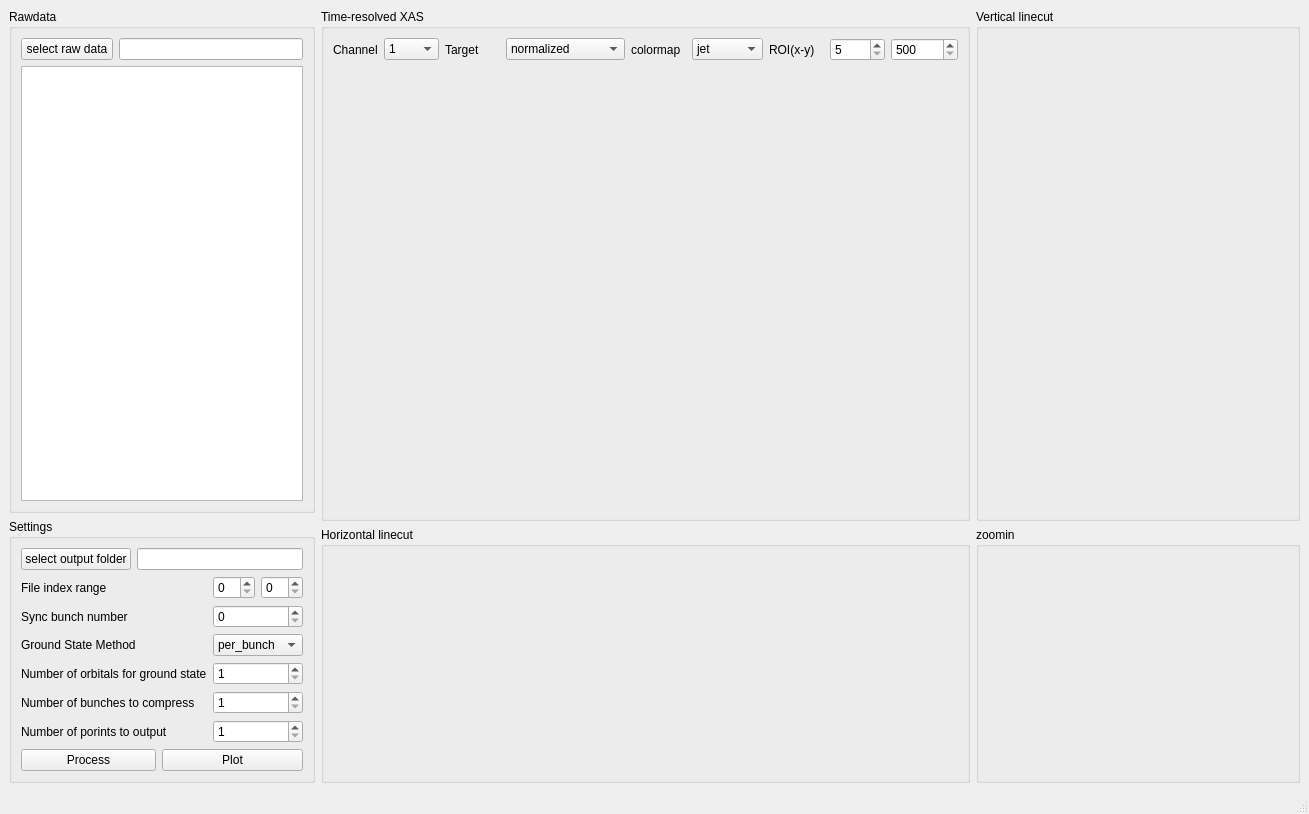
<?xml version="1.0" encoding="UTF-8"?>
<ui version="4.0">
 <class>MainWindow</class>
 <widget class="QMainWindow" name="MainWindow">
  <property name="geometry">
   <rect>
    <x>0</x>
    <y>0</y>
    <width>1309</width>
    <height>814</height>
   </rect>
  </property>
  <property name="windowTitle">
   <string>MainWindow</string>
  </property>
  <widget class="QWidget" name="centralwidget">
   <layout class="QGridLayout" name="gridLayout_9">
    <item row="0" column="0">
     <layout class="QVBoxLayout" name="verticalLayout">
      <item>
       <widget class="QGroupBox" name="groupBox_6">
        <property name="title">
         <string>Rawdata</string>
        </property>
        <layout class="QGridLayout" name="gridLayout_2">
         <item row="1" column="1" colspan="3">
          <widget class="QTreeView" name="treeView_fs">
           <property name="sizePolicy">
            <sizepolicy hsizetype="Minimum" vsizetype="Expanding">
             <horstretch>0</horstretch>
             <verstretch>1</verstretch>
            </sizepolicy>
           </property>
          </widget>
         </item>
         <item row="0" column="1">
          <widget class="QPushButton" name="pushButton_select_rawfolder">
           <property name="text">
            <string>select raw data</string>
           </property>
          </widget>
         </item>
         <item row="0" column="2" colspan="2">
          <widget class="QLineEdit" name="lineEdit_rawfolder">
           <property name="sizePolicy">
            <sizepolicy hsizetype="Minimum" vsizetype="Fixed">
             <horstretch>0</horstretch>
             <verstretch>0</verstretch>
            </sizepolicy>
           </property>
          </widget>
         </item>
        </layout>
       </widget>
      </item>
      <item>
       <widget class="QGroupBox" name="groupBox_5">
        <property name="sizePolicy">
         <sizepolicy hsizetype="Fixed" vsizetype="Preferred">
          <horstretch>0</horstretch>
          <verstretch>0</verstretch>
         </sizepolicy>
        </property>
        <property name="title">
         <string>Settings</string>
        </property>
        <layout class="QGridLayout" name="gridLayout_5">
         <item row="0" column="0">
          <layout class="QGridLayout" name="gridLayout_3">
           <item row="0" column="1">
            <widget class="QLineEdit" name="lineEdit_outputfolder"/>
           </item>
           <item row="0" column="0">
            <widget class="QPushButton" name="pushButton_select_outputfolder">
             <property name="text">
              <string>select output folder</string>
             </property>
            </widget>
           </item>
          </layout>
         </item>
         <item row="1" column="0">
          <layout class="QGridLayout" name="gridLayout_4">
           <item row="3" column="4" colspan="2">
            <widget class="QSpinBox" name="spinBox_orbitals_number">
             <property name="minimum">
              <number>1</number>
             </property>
             <property name="maximum">
              <number>999999</number>
             </property>
            </widget>
           </item>
           <item row="2" column="0" colspan="4">
            <widget class="QLabel" name="label_5">
             <property name="text">
              <string>Ground State Method</string>
             </property>
            </widget>
           </item>
           <item row="3" column="0" colspan="4">
            <widget class="QLabel" name="label_6">
             <property name="text">
              <string>Number of orbitals for ground state</string>
             </property>
            </widget>
           </item>
           <item row="5" column="0" colspan="4">
            <widget class="QLabel" name="label_8">
             <property name="text">
              <string>Number of porints to output</string>
             </property>
            </widget>
           </item>
           <item row="0" column="4" colspan="2">
            <layout class="QHBoxLayout" name="horizontalLayout">
             <item>
              <widget class="QSpinBox" name="spinBox_fileindex_min"/>
             </item>
             <item>
              <widget class="QSpinBox" name="spinBox_fileindex_max"/>
             </item>
            </layout>
           </item>
           <item row="4" column="0" colspan="4">
            <widget class="QLabel" name="label_7">
             <property name="text">
              <string>Number of bunches to compress</string>
             </property>
            </widget>
           </item>
           <item row="2" column="4" colspan="2">
            <widget class="QComboBox" name="comboBox_groundstate_method">
             <item>
              <property name="text">
               <string>per_bunch</string>
              </property>
             </item>
             <item>
              <property name="text">
               <string>avg_bunch</string>
              </property>
             </item>
            </widget>
           </item>
           <item row="4" column="4" colspan="2">
            <widget class="QSpinBox" name="spinBox_compress_bunches">
             <property name="minimum">
              <number>1</number>
             </property>
            </widget>
           </item>
           <item row="1" column="0" colspan="4">
            <widget class="QLabel" name="label_4">
             <property name="text">
              <string>Sync bunch number</string>
             </property>
            </widget>
           </item>
           <item row="1" column="4" colspan="2">
            <widget class="QSpinBox" name="spinBox_syncbunch_number"/>
           </item>
           <item row="0" column="0" colspan="4">
            <widget class="QLabel" name="label_2">
             <property name="text">
              <string>File index range</string>
             </property>
            </widget>
           </item>
           <item row="5" column="4" colspan="2">
            <widget class="QSpinBox" name="spinBox_output_points">
             <property name="minimum">
              <number>1</number>
             </property>
            </widget>
           </item>
           <item row="6" column="3" colspan="3">
            <widget class="QPushButton" name="pushButton_2">
             <property name="text">
              <string>Plot</string>
             </property>
            </widget>
           </item>
           <item row="6" column="0" colspan="3">
            <widget class="QPushButton" name="pushButton_process">
             <property name="text">
              <string>Process</string>
             </property>
            </widget>
           </item>
          </layout>
         </item>
        </layout>
       </widget>
      </item>
     </layout>
    </item>
    <item row="0" column="1">
     <layout class="QGridLayout" name="gridLayout">
      <item row="0" column="0">
       <widget class="QGroupBox" name="groupBox">
        <property name="sizePolicy">
         <sizepolicy hsizetype="Expanding" vsizetype="Preferred">
          <horstretch>2</horstretch>
          <verstretch>2</verstretch>
         </sizepolicy>
        </property>
        <property name="title">
         <string>Time-resolved XAS</string>
        </property>
        <layout class="QGridLayout" name="gridLayout_6">
         <item row="0" column="1">
          <widget class="QComboBox" name="comboBox_channel_num">
           <item>
            <property name="text">
             <string>1</string>
            </property>
           </item>
           <item>
            <property name="text">
             <string>2</string>
            </property>
           </item>
           <item>
            <property name="text">
             <string>0</string>
            </property>
           </item>
          </widget>
         </item>
         <item row="0" column="8">
          <widget class="QSpinBox" name="spinBox_roiy">
           <property name="minimum">
            <number>500</number>
           </property>
           <property name="maximum">
            <number>999999</number>
           </property>
           <property name="singleStep">
            <number>200</number>
           </property>
          </widget>
         </item>
         <item row="0" column="6">
          <widget class="QLabel" name="label">
           <property name="text">
            <string>ROI(x-y)</string>
           </property>
          </widget>
         </item>
         <item row="0" column="2">
          <widget class="QLabel" name="label_10">
           <property name="text">
            <string>Target</string>
           </property>
          </widget>
         </item>
         <item row="0" column="4">
          <widget class="QLabel" name="label_3">
           <property name="text">
            <string>colormap</string>
           </property>
          </widget>
         </item>
         <item row="0" column="0">
          <widget class="QLabel" name="label_9">
           <property name="text">
            <string>Channel</string>
           </property>
          </widget>
         </item>
         <item row="1" column="1" colspan="8">
          <widget class="ImageView" name="pg_hdl_img2d" native="true">
           <property name="sizePolicy">
            <sizepolicy hsizetype="Expanding" vsizetype="Preferred">
             <horstretch>2</horstretch>
             <verstretch>2</verstretch>
            </sizepolicy>
           </property>
          </widget>
         </item>
         <item row="0" column="7">
          <widget class="QSpinBox" name="spinBox_roix">
           <property name="minimum">
            <number>5</number>
           </property>
          </widget>
         </item>
         <item row="0" column="5">
          <widget class="QComboBox" name="comboBox_cmap">
           <item>
            <property name="text">
             <string>jet</string>
            </property>
           </item>
           <item>
            <property name="text">
             <string>viridis</string>
            </property>
           </item>
           <item>
            <property name="text">
             <string>plasma</string>
            </property>
           </item>
           <item>
            <property name="text">
             <string>inferno</string>
            </property>
           </item>
           <item>
            <property name="text">
             <string>magma</string>
            </property>
           </item>
           <item>
            <property name="text">
             <string>Greys</string>
            </property>
           </item>
           <item>
            <property name="text">
             <string>Blues</string>
            </property>
           </item>
          </widget>
         </item>
         <item row="0" column="3">
          <widget class="QComboBox" name="comboBox_target">
           <item>
            <property name="text">
             <string>normalized</string>
            </property>
           </item>
           <item>
            <property name="text">
             <string>sub-groundstate</string>
            </property>
           </item>
           <item>
            <property name="text">
             <string>raw</string>
            </property>
           </item>
          </widget>
         </item>
        </layout>
       </widget>
      </item>
      <item row="0" column="1">
       <widget class="QGroupBox" name="groupBox_3">
        <property name="sizePolicy">
         <sizepolicy hsizetype="Expanding" vsizetype="Preferred">
          <horstretch>1</horstretch>
          <verstretch>2</verstretch>
         </sizepolicy>
        </property>
        <property name="title">
         <string>Vertical linecut</string>
        </property>
        <layout class="QGridLayout" name="gridLayout_8">
         <item row="0" column="0">
          <widget class="PlotWidget" name="pg_hdl_vline" native="true">
           <property name="sizePolicy">
            <sizepolicy hsizetype="Preferred" vsizetype="Preferred">
             <horstretch>1</horstretch>
             <verstretch>2</verstretch>
            </sizepolicy>
           </property>
          </widget>
         </item>
        </layout>
       </widget>
      </item>
      <item row="1" column="0">
       <widget class="QGroupBox" name="groupBox_2">
        <property name="sizePolicy">
         <sizepolicy hsizetype="Expanding" vsizetype="Preferred">
          <horstretch>2</horstretch>
          <verstretch>1</verstretch>
         </sizepolicy>
        </property>
        <property name="title">
         <string>Horizontal linecut</string>
        </property>
        <layout class="QGridLayout" name="gridLayout_7">
         <item row="0" column="0">
          <widget class="PlotWidget" name="pg_hdl_hline" native="true">
           <property name="sizePolicy">
            <sizepolicy hsizetype="Preferred" vsizetype="Preferred">
             <horstretch>2</horstretch>
             <verstretch>1</verstretch>
            </sizepolicy>
           </property>
          </widget>
         </item>
        </layout>
       </widget>
      </item>
      <item row="1" column="1">
       <widget class="QGroupBox" name="groupBox_4">
        <property name="sizePolicy">
         <sizepolicy hsizetype="Expanding" vsizetype="Preferred">
          <horstretch>1</horstretch>
          <verstretch>1</verstretch>
         </sizepolicy>
        </property>
        <property name="title">
         <string>zoomin</string>
        </property>
        <layout class="QGridLayout" name="gridLayout_10">
         <item row="0" column="0">
          <widget class="PlotWidget" name="pg_hdl_zoomin" native="true"/>
         </item>
        </layout>
       </widget>
      </item>
     </layout>
    </item>
   </layout>
  </widget>
  <widget class="QStatusBar" name="statusbar"/>
  <widget class="QMenuBar" name="menubar">
   <property name="geometry">
    <rect>
     <x>0</x>
     <y>0</y>
     <width>1309</width>
     <height>33</height>
    </rect>
   </property>
  </widget>
 </widget>
 <customwidgets>
  <customwidget>
   <class>ImageView</class>
   <extends>QWidget</extends>
   <header>pyqtgraph</header>
   <container>1</container>
  </customwidget>
  <customwidget>
   <class>PlotWidget</class>
   <extends>QWidget</extends>
   <header>pyqtgraph</header>
   <container>1</container>
  </customwidget>
 </customwidgets>
 <resources/>
 <connections/>
</ui>
